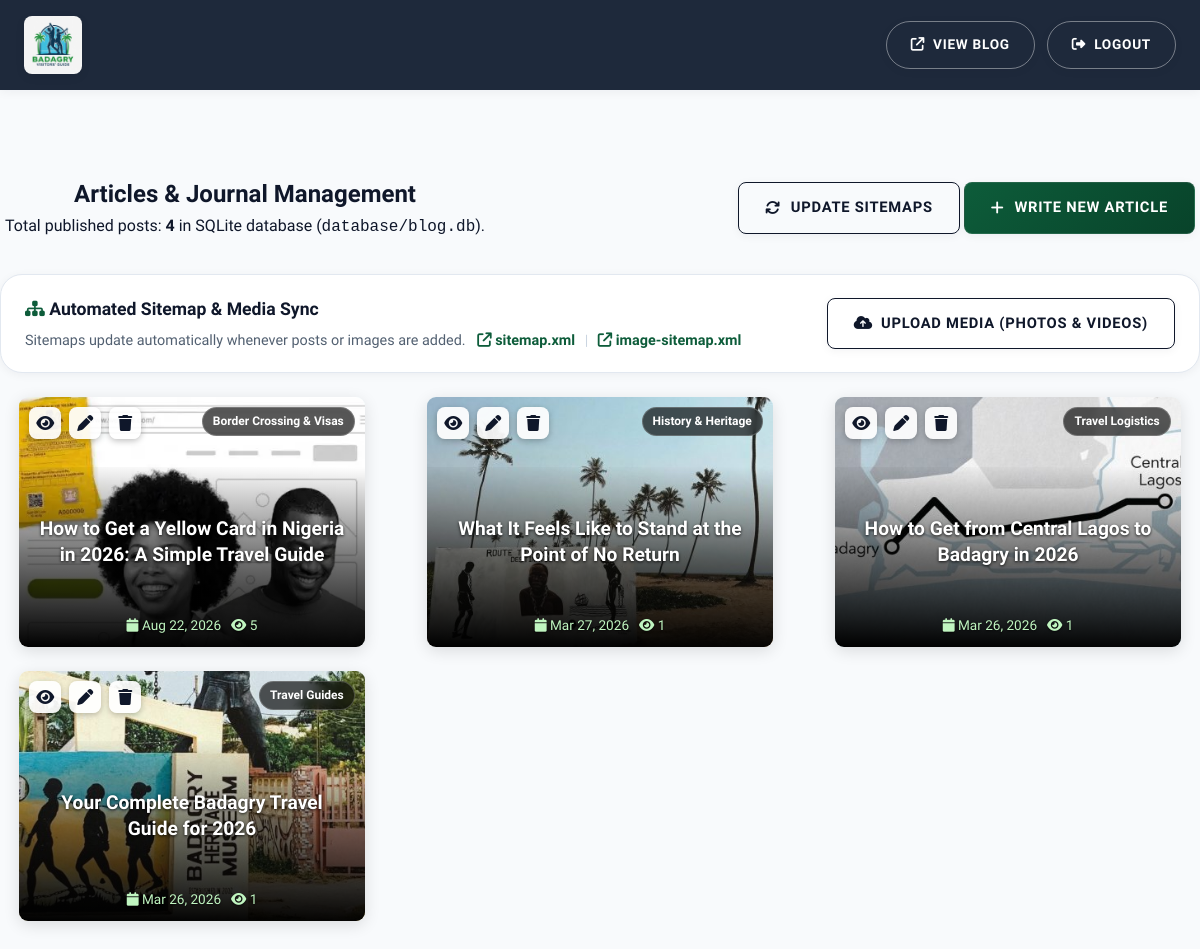
/admin.php (signed in), run on an earlier commit of the app's database.
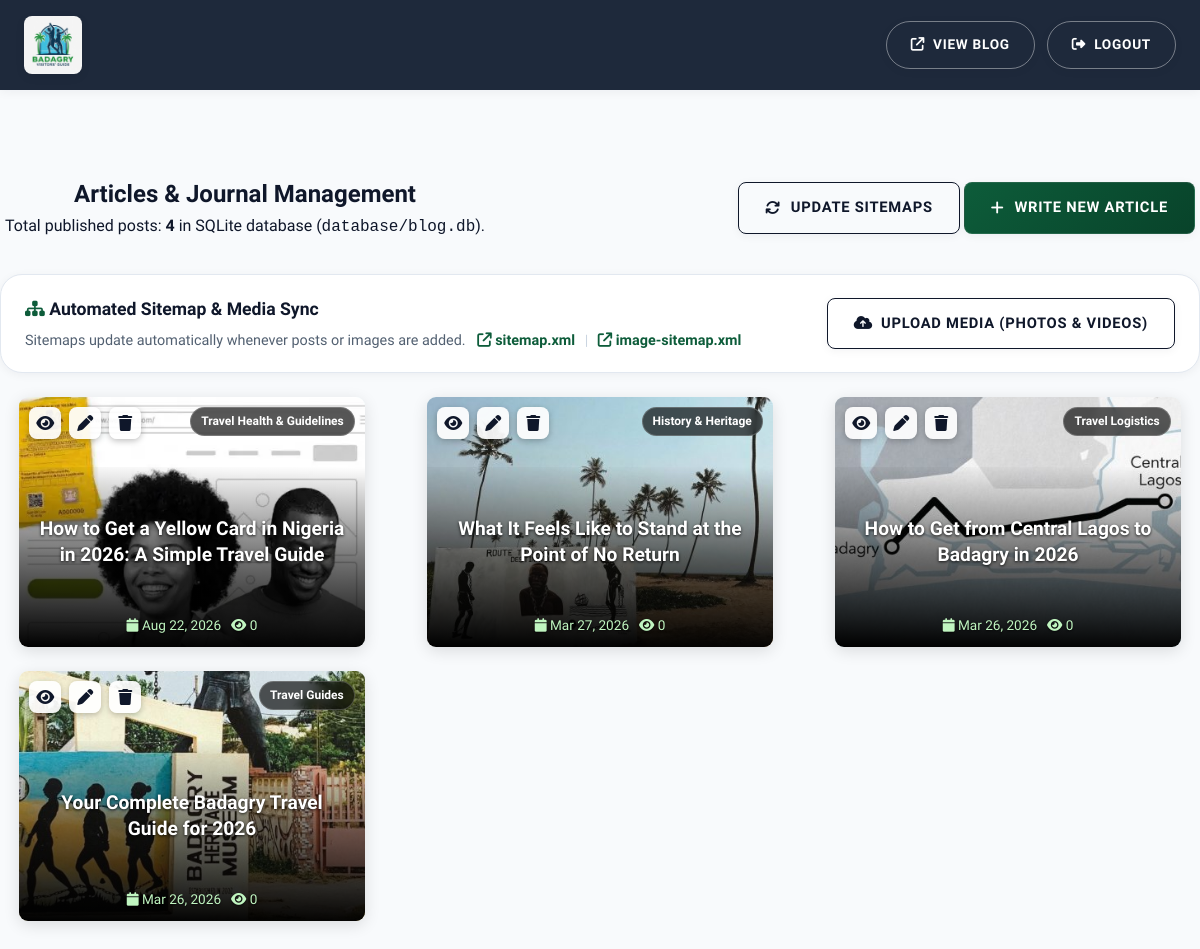
And on a later commit of the database.
### tables this page shows
CREATE TABLE posts (
            id INTEGER PRIMARY KEY AUTOINCREMENT,
            title TEXT NOT NULL,
            slug TEXT UNIQUE NOT NULL,
            excerpt TEXT,
            content TEXT NOT NULL,
            featured_image TEXT,
            author TEXT DEFAULT 'Badagry Visitors Guide',
            category TEXT DEFAULT 'Travel Guide',
            read_time TEXT DEFAULT '5 min read',
            views INTEGER DEFAULT 0,
            published_at DATETIME DEFAULT CURRENT_TIMESTAMP,
            status TEXT DEFAULT 'published'
        );

### admin.php (the view, shortened to what the rows shown need)
<?php
$db = getDB();
$action = $_GET['action'] ?? 'list';
$error = '';
$isLoggedIn = !empty($_SESSION['admin_logged_in']);
$editPost = null;
$allPosts = [];
if ($isLoggedIn) {
    $allPosts = $db->query("SELECT * FROM posts ORDER BY published_at DESC")->fetchAll();
}
?>
<!DOCTYPE html>
<html lang="en">
<head>
  <link rel="stylesheet" href="https://cdnjs.cloudflare.com/ajax/libs/font-awesome/6.5.1/css/all.min.css" />
  <link rel="stylesheet" href="/style.css?v=3.00" />
</head>
<body class="admin-body">
  <main class="site-container admin-container section-padding">
    <?php if (!$isLoggedIn): ?>
      <div class="admin-login-card">
        <div class="login-header text-center">
          <i class="fa-solid fa-shield-halved login-icon"></i>
          <h2>Author Dashboard</h2>
          <p>Enter your management security PIN to publish and edit articles.</p>
        </div>
        <?php if ($error): ?>
          <div class="admin-alert alert-error"><?= htmlspecialchars($error) ?></div>
        <?php endif; ?>
        <form method="POST" action="/admin" class="admin-form">
          <div class="form-group">
            <div class="password-input-wrap">
              <input type="password" id="login_pin" name="login_pin" class="form-input" placeholder="Enter PIN" required autofocus autocomplete="current-password" />
              <button type="button" class="toggle-password-btn" id="togglePinVisibilityBtn" aria-label="Show or hide PIN" title="Show/Hide PIN">
                <i class="fa-regular fa-eye" id="togglePinIcon"></i>
              </button>
            </div>
          </div>
          <button type="submit" class="btn btn-primary w-100">Unlock Dashboard <i class="fa-solid fa-unlock"></i></button>
        </form>
        <script>
          (function() {
            const pinInput = document.getElementById('login_pin');
            const toggleBtn = document.getElementById('togglePinVisibilityBtn');
            const toggleIcon = document.getElementById('togglePinIcon');
            if (toggleBtn && pinInput && toggleIcon) {
              toggleBtn.addEventListener('click', function(e) {
                e.preventDefault();
                const isPassword = pinInput.getAttribute('type') === 'password';
                pinInput.setAttribute('type', isPassword ? 'text' : 'password');
                toggleIcon.classList.toggle('fa-eye', !isPassword);
                toggleIcon.classList.toggle('fa-eye-slash', isPassword);
                pinInput.focus();
              });
            }
          })();
        </script>
      </div>
    <?php else: ?>
      <div class="admin-dashboard-header">
        <div>
          <h2>Articles &amp; Journal Management</h2>
        </div>
      </div>
      <?php if ($action === 'new' || $action === 'edit'): ?>
        <div class="admin-card">
          <h3 class="admin-card-title"><?= $action === 'edit' ? 'Edit Article' : 'Publish New Article' ?></h3>
          <form method="POST" action="/admin" class="admin-form">
            <input type="hidden" name="save_post" value="1" />
            <input type="hidden" name="id" value="<?= $editPost ? (int)$editPost['id'] : 0 ?>" />
            <div class="form-group">
              <label for="postTitle">Article Title *</label>
              <input type="text" id="postTitle" name="title" class="form-input" required
                value="<?= $editPost ? htmlspecialchars($editPost['title']) : '' ?>"
                placeholder="e.g. 5 Must-See Cultural Landmarks in Badagry" />
            </div>
            <div class="form-row">
              <div class="form-group">
                <label for="postSlug">URL Slug (Leave blank to auto-generate)</label>
                <input type="text" id="postSlug" name="slug" class="form-input"
                  value="<?= $editPost ? htmlspecialchars($editPost['slug']) : '' ?>"
                  placeholder="e.g. 5-must-see-cultural-landmarks-badagry" />
              </div>
              <div class="form-group">
                <label for="postCategory">Category</label>
                <input type="text" id="postCategory" name="category" class="form-input"
                  value="<?= $editPost ? htmlspecialchars($editPost['category']) : 'Travel Guides' ?>"
                  placeholder="e.g. Travel Guides, History &amp; Heritage" />
              </div>
            </div>
            <div class="form-row">
              <div class="form-group" style="flex: 2;">
                <label>Featured Image / Media</label>
                <?php
                  $featVal = $editPost ? htmlspecialchars($editPost['featured_image']) : 'assets/images/Badagry-Heritage-Museum-1-420x347.jpg';
                  $isFeatVideo = preg_match('/\.(mp4|webm|ogg|mov|m4v)$/i', $featVal);
                ?>
                <input type="hidden" id="postImage" name="featured_image" value="<?= $featVal ?>" />
                <div class="featured-image-picker">
                  <div class="featured-thumb-wrap" id="featuredThumbWrap">
                    <img id="featuredThumbImg" src="/<?= ltrim($featVal, '/') ?>" alt="Featured preview" style="<?= $isFeatVideo ? 'display: none;' : '' ?>" />
                    <video id="featuredThumbVideo" src="/<?= ltrim($featVal, '/') ?>" style="<?= $isFeatVideo ? '' : 'display: none;' ?> width: 100%; height: 100%; object-fit: cover;" muted playsinline></video>
                  </div>
                  <div class="featured-picker-actions">
                    <button type="button" class="btn btn-sm btn-primary" id="openFeaturedMediaBtn">
                      <i class="fa-solid fa-photo-film"></i> Select from Library / Upload
                    </button>
                    <span id="featuredImgPathText" style="font-size: 0.8rem; color: var(--text-muted); word-break: break-all;">
                      <?= $featVal ?>
                    </span>
                  </div>
                </div>
              </div>
              <div class="form-group" style="flex: 1;">
                <label for="postReadTime">Estimated Read Time</label>
                <input type="text" id="postReadTime" name="read_time" class="form-input"
                  value="<?= $editPost ? htmlspecialchars($editPost['read_time']) : '6 min read' ?>" />
              </div>
            </div>
            <div class="form-group">
              <label for="postExcerpt">Short Excerpt (Displayed in search results and cards)</label>
              <textarea id="postExcerpt" name="excerpt" class="form-textarea" rows="2"
                placeholder="Brief 1-2 sentence overview of the article..."><?= $editPost ? htmlspecialchars($editPost['excerpt']) : '' ?></textarea>
            </div>
            <div class="form-group">
              <label for="postContent">Article Body (Supports HTML tags) *</label>
              <div class="editor-toolbar">
                <button type="button" class="btn-tool btn-tool-primary" id="insertContentMediaBtn">
                  <i class="fa-solid fa-photo-film"></i> Insert Media (Photo / Video)
                </button>
                <button type="button" class="btn-tool" onclick="insertTag('h2')" title="Insert Subheading">H2</button>
                <button type="button" class="btn-tool" onclick="insertTag('h3')" title="Insert Sub-subheading">H3</button>
                <button type="button" class="btn-tool" onclick="insertTag('strong')" title="Bold text"><b>B</b></button>
                <button type="button" class="btn-tool" onclick="insertTag('p')" title="Paragraph">&lt;p&gt;</button>
                <button type="button" class="btn-tool" onclick="insertTag('callout')" title="Highlighted callout box"><i class="fa-solid fa-quote-left"></i> Callout</button>
              </div>
              <textarea id="postContent" name="content" class="form-textarea has-toolbar" rows="14" required
                placeholder="Write your article content here. Click 'Insert Media' above to insert photos or videos anywhere in the text..."><?= $editPost ? htmlspecialchars($editPost['content']) : '' ?></textarea>
            </div>
            <div class="form-row">
              <div class="form-group">
                <label for="postStatus">Publishing Status</label>
                <select id="postStatus" name="status" class="form-select">
                  <option value="published" <?= ($editPost && $editPost['status'] === 'published') ? 'selected' : '' ?>>Published</option>
                  <option value="draft" <?= ($editPost && $editPost['status'] === 'draft') ? 'selected' : '' ?>>Draft</option>
                </select>
              </div>
            </div>
            <div class="admin-form-actions" style="display: flex; gap: 12px; align-items: center; flex-wrap: wrap;">
              <button type="submit" class="btn btn-primary"><?= $action === 'edit' ? 'Update Article' : 'Publish Article' ?> <i class="fa-solid fa-check"></i></button>
              <button type="button" class="btn btn-outline-dark" id="previewArticleBtnBottom" title="Preview article appearance with live formatting"><i class="fa-solid fa-eye"></i> Preview Article</button>
              <?php if ($editPost && !empty($editPost['slug'])): ?>
                <a href="/blog/<?= htmlspecialchars($editPost['slug']) ?>" target="_blank" class="btn btn-outline-dark" title="View published article on live site"><i class="fa-solid fa-arrow-up-right-from-square"></i> View Live</a>
              <?php endif; ?>
              <a href="/admin" class="btn btn-outline-dark">Cancel</a>
            </div>
          </form>
        </div>
      <?php else: ?>
        <?php if (empty($allPosts)): ?>
          <div class="admin-card text-center" style="padding: 48px 20px;">
            <i class="fa-regular fa-newspaper" style="font-size: 3rem; color: #cbd5e1; margin-bottom: 16px;"></i>
            <h3>No articles published yet</h3>
            <p style="color: var(--text-muted); margin-bottom: 20px;">Start sharing stories, guides, and history about Badagry.</p>
            <a href="/admin?action=new" class="btn btn-primary"><i class="fa-solid fa-plus"></i> Write Your First Article</a>
          </div>
        <?php else: ?>
          <div class="admin-posts-grid">
            <?php foreach ($allPosts as $p): ?>
              <?php
                $postImg = !empty($p['featured_image']) ? '/' . ltrim($p['featured_image'], '/') : '/assets/images/Point-of-No-Return-420x347.jpg';
                $postDate = !empty($p['published_at']) ? date('M d, Y', strtotime($p['published_at'])) : date('M d, Y');
                $postViews = number_format((int)($p['views'] ?? 0));
                $postSlug = urlencode($p['slug'] ?? '');
                $postId = (int)$p['id'];
              ?>
              <div class="postcard" style="
                  background: azure;
                  border-radius: 9px;
                  width: 90%;
                  height: 250px;
                  position: relative;
                  overflow: clip;
                  margin: 0 auto;
              ">
                <div class="cardtext" style="
                  padding: 5px;
                  position: absolute;
                  height: 180px;
                  width: 100%;
                  color: white;
                  font-size: 1.2rem;
                  bottom: 0;
                  font-weight: 800;
                  text-align: center;
                  background: linear-gradient(1deg, black, #0000008c, #00000000);
                  display: flex;
                  align-items: center;
                  justify-content: center;
                ">
                  <a href="/blog/<?= $postSlug ?>" target="_blank" style="color: white; text-decoration: none; padding: 0 10px 30px;">
                    <?= htmlspecialchars($p['title']) ?>
                  </a>
                </div>
                <img src="<?= htmlspecialchars($postImg) ?>" alt="<?= htmlspecialchars($p['title']) ?>" style="
                  width: 100%;
                  height: 100%;
                  object-fit: cover;
                " />
                <div class="mates" style="
                  position: absolute;
                  bottom: 0;
                  left: 0;
                  width: 100%;
                  color: #c0f5c0;
                  display: flex;
                  flex-direction: row;
                  align-content: center;
                  justify-content: center;
                  align-items: flex-start;
                  padding: 10px;
                  gap: 10px;
                ">
                  <span><i class="fa-solid fa-calendar"></i> <?= $postDate ?></span>
                  <span><i class="fa-solid fa-eye"></i> <?= $postViews ?></span>
                </div>
                <span class="badge-tag"><?= htmlspecialchars($p['category']) ?></span>
                <div class="actionbuttons" style="
                  display: flex;
                  flex-direction: row;
                  align-content: center;
                  align-items: center;
                  position: absolute;
                  width: auto;
                  top: 10px;
                  left: 10px;
                  gap: 8px;
                ">
                  <a href="/blog/<?= $postSlug ?>" target="_blank" class="btn-icon" title="View Article"><i class="fa-solid fa-eye"></i></a>
                  <a href="/admin?action=edit&amp;id=<?= $postId ?>" class="btn-icon" title="Edit Article"><i class="fa-solid fa-pen"></i></a>
                  <a href="/admin?action=delete&amp;id=<?= $postId ?>" class="btn-icon delete-btn" title="Delete Article" onclick="return confirm('Are you sure you want to delete this article?');"><i class="fa-solid fa-trash"></i></a>
                </div>
              </div>
            <?php endforeach; ?>
          </div>
        <?php endif; ?>
      <?php endif; ?>
    <?php endif; ?>
  </main>
</body>
</html>

What changed in the data, as far as the page shows it:
changed posts: views "5" → "0"; category "Border Crossing & Visas" → "Travel Health & Guidelines"
changed posts "What It Feels Like to Stand at the Point of No Return": views "1" → "0"
changed posts "How to Get from Central Lagos to Badagry in 2026": views "1" → "0"
changed posts "Your Complete Badagry Travel Guide for 2026": views "1" → "0"
